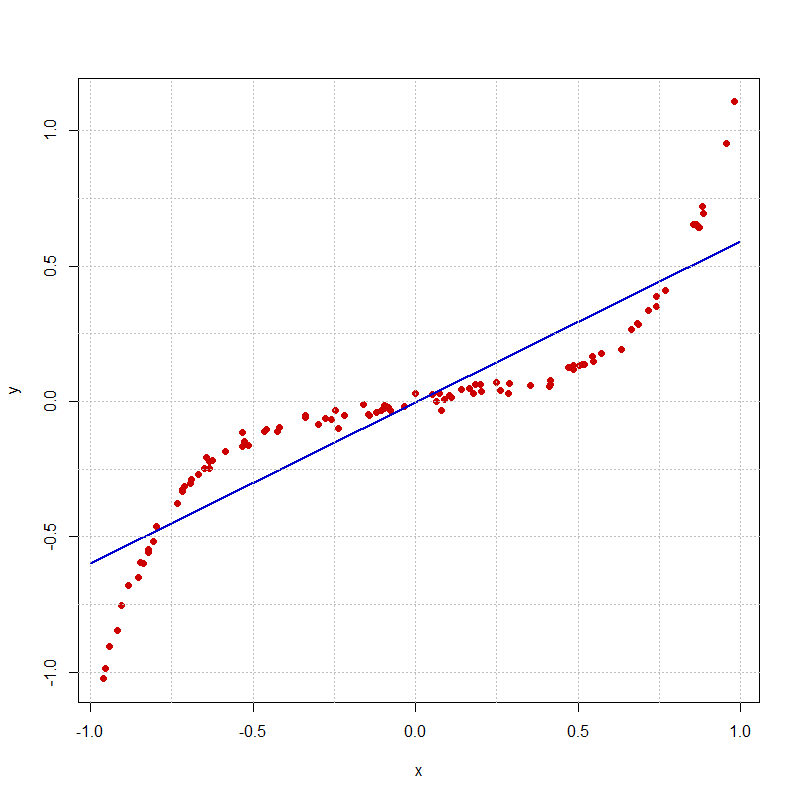

The script that drew this image:
rm(list = ls(all = TRUE))
# set the parameters and draw samples
n  = 100
x  = runif(min = -1, max = 1, n) # draw 100 random numbers from a uniform CDF
# draw 100 random numbers from a normal CDF
y  = rnorm(n, mean = 0, sd = 0.02) + x ^ 5 + x * 0.2  
b1 = var(x, y) / var(x)
b0 = mean(y) - b1 * mean(x)
# do the left scatter plot
plot(x, y, type = "p", pch = 19, col = "red3")
lines(x = c(-1, 1), y = c(b0 - b1, b0 + b1), lwd = 2, col = "blue3")
abline(a = 0, b = 0, h = seq(-1, 1, by = 0.25), seq(-1, 1, by = 0.25), 
       col = "gray", lty = 3)
# compute correlations of Pearson, Kendall and Spearman
print(cor(x, y))
print(cor(x, y, method = "kendall"))
print(cor(x, y, method = "spearman"))
